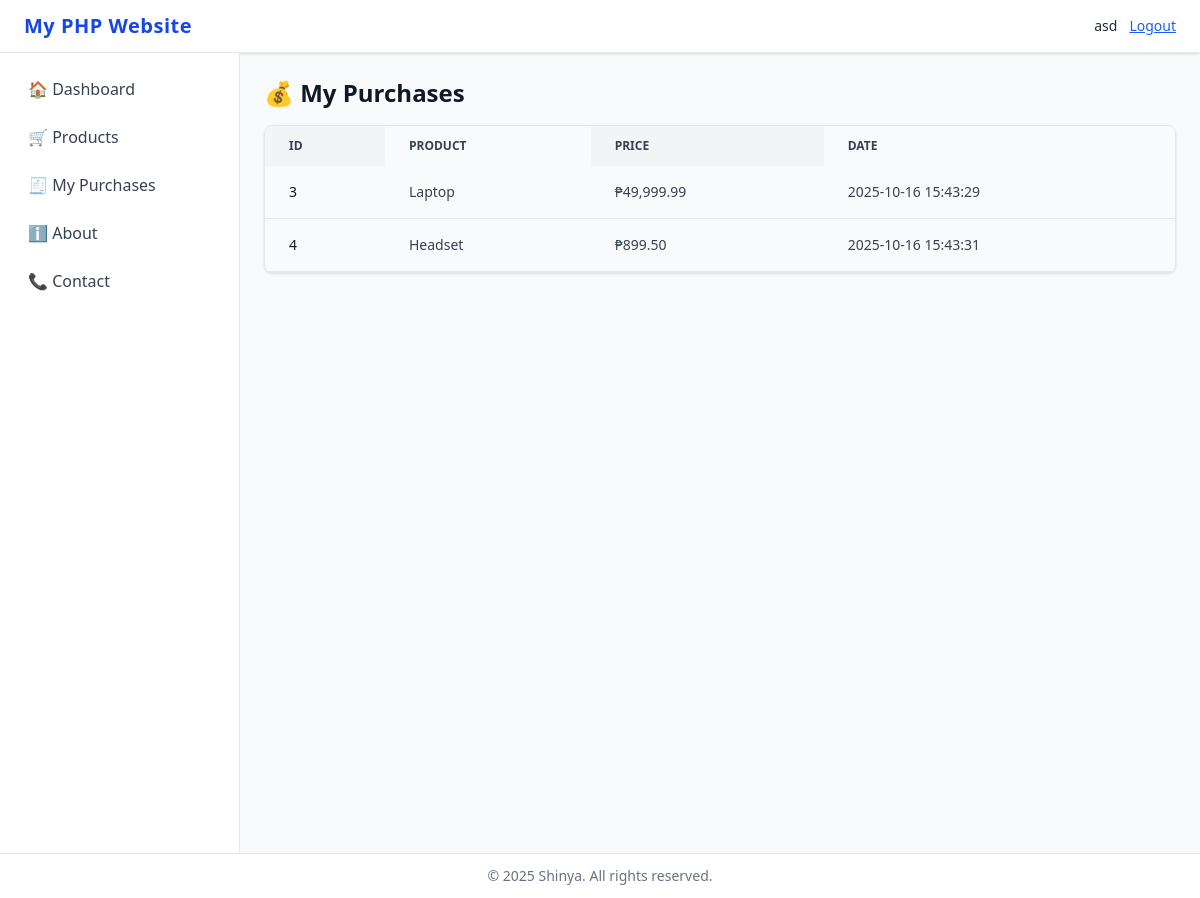
/index.php?page=my_purchases (signed in), run on the app's committed database.
### tables this page shows
CREATE TABLE purchases (
    id INTEGER PRIMARY KEY AUTOINCREMENT,
    user_id INTEGER,
    product_id INTEGER,
    created_at TEXT
);

CREATE TABLE products (
    id INTEGER PRIMARY KEY AUTOINCREMENT,
    name TEXT NOT NULL,
    price REAL NOT NULL
, image TEXT);

### index.php (called while the page is built, shortened)
<?php
$page = $_GET['page'] ?? 'home';
$file = __DIR__ . "/pages/{$page}.php";
if (file_exists($file)) {
    include $file;
} else {
    $content = "<h1>404 - Page not found</h1>";
}
include __DIR__ . '/layout.php';

### pages/my_purchases.php (the view, shortened to what this page needs)
<?php
$stmt = $conn->prepare("
    SELECT p.id, pr.name, pr.price, p.created_at
    FROM purchases p
    JOIN products pr ON pr.id = p.product_id
    WHERE p.user_id = ?
    ORDER BY p.id ASC
");
$stmt->execute([$_SESSION['user']['id']]);
$purchases = $stmt->fetchAll(PDO::FETCH_ASSOC);
?>
<h1 class="text-2xl font-bold text-gray-900 mb-4">💰 My Purchases</h1>
<?php if (empty($purchases)): ?>
  <p class="text-gray-600">No purchases yet.</p>
<?php else: ?>
  <div class="overflow-x-auto shadow rounded-lg border border-gray-200">
    <table class="w-full text-sm text-left text-gray-700">
      <thead class="text-xs text-gray-700 uppercase bg-gray-100">
        <tr>
          <th class="px-6 py-3">ID</th>
          <th class="px-6 py-3 bg-gray-50">Product</th>
          <th class="px-6 py-3">Price</th>
          <th class="px-6 py-3 bg-gray-50">Date</th>
        </tr>
      </thead>
      <tbody>
        <?php foreach ($purchases as $p): ?>
          <tr class="border-b border-gray-200">
            <th class="px-6 py-4 font-medium text-gray-900 bg-gray-50"><?= $p['id'] ?></th>
            <td class="px-6 py-4"><?= htmlspecialchars($p['name']) ?></td>
            <td class="px-6 py-4 bg-gray-50">₱<?= number_format($p['price'], 2) ?></td>
            <td class="px-6 py-4"><?= $p['created_at'] ?></td>
          </tr>
        <?php endforeach; ?>
      </tbody>
    </table>
  </div>
<?php endif; ?>

### data on the page
purchases: id "3", product.name "Laptop", product.price "49,999.99", created_at "2025-10-16 15:43:29"
purchases: id "4", product.name "Headset", product.price "899.50", created_at "2025-10-16 15:43:31"

### other printed values
APP_NAME "My PHP Website"
$_SESSION['user']['username'] "asd"
APP_AUTHOR "Shinya"
